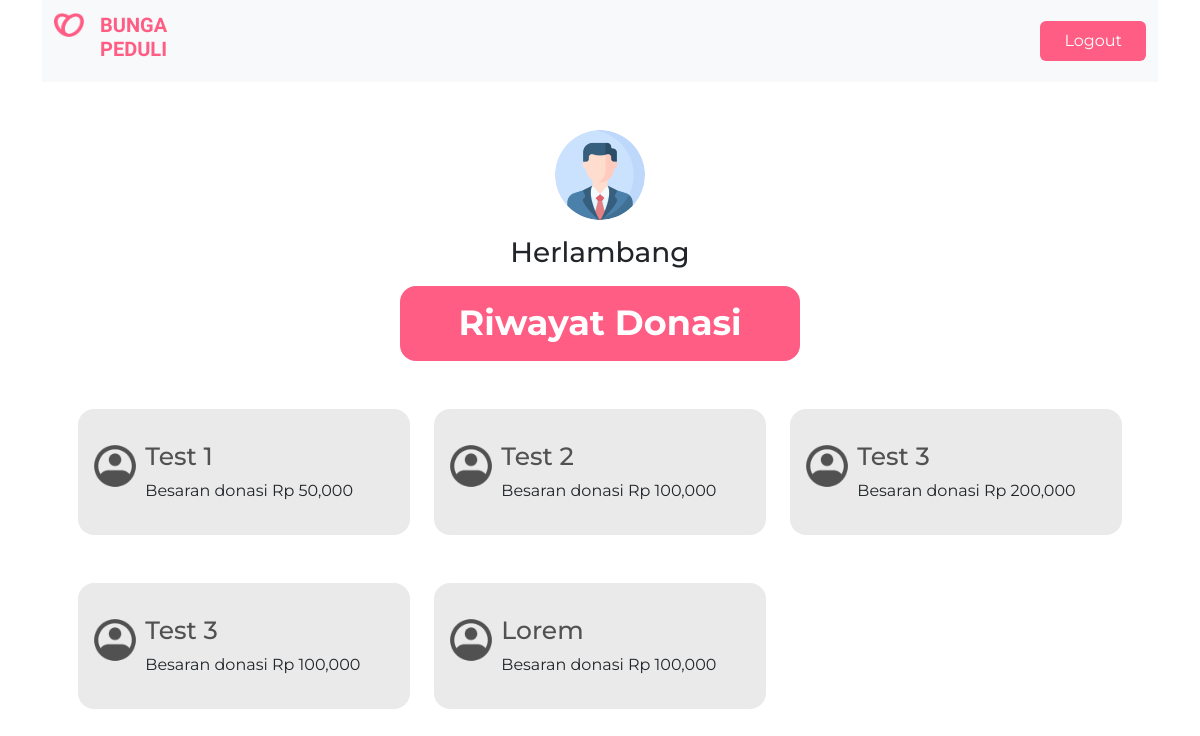
The app's page /profile/ (signed in) with its own data.
### base/models.py (models this page shows, shortened)
class User(AbstractUser):
    name = models.CharField(max_length=200, null=True)
    phone = models.CharField(max_length=20, null=True)
    email = models.EmailField(unique=True, null=True)
    avatar = models.ImageField(blank=True, null=True, validators=[validate_file_size])
    USERNAME_FIELD = 'email'
    REQUIRED_FIELDS = ['username']

class Donator(models.Model):
    CHOICHES = (
        ('Dana', 'Dana'),
        ('BCA/MANDIRI', 'BCA/MANDIRI')
    )
    user = models.ForeignKey(User, on_delete=models.CASCADE, null=True)
    donation = models.ForeignKey(Donation, on_delete=models.CASCADE, null=True)
    amount = models.BigIntegerField(null=True)
    comment = models.TextField(null=True, blank=True)
    payment_method = models.CharField(choices=CHOICHES, max_length=100, null=True)
    paid = models.BooleanField(default=False)
    created = models.DateTimeField(auto_now_add=True)

class Donation(models.Model):
    CATEGORIES = (
        ('kesehatan', 'Kesehatan'),
        ('pendidikan', 'Pendidikan'),
        ('bencana-alam', 'Bencana Alam')
    )
    user = models.ForeignKey(User, on_delete=models.CASCADE, null=True)
    name = models.CharField(max_length=200, null=True)
    collected = models.BigIntegerField(null=True, default=0)
    fund_target = models.BigIntegerField(null=True, blank=True)
    yayasan = models.CharField(max_length=200, null=True)
    beneficiary = models.CharField(max_length=200, null=True)
    fundraising_story =models.TextField(null=True)
    time_span = models.IntegerField(null=True)
    category = models.CharField(max_length=200, choices=CATEGORIES, null=True)
    created = models.DateTimeField(auto_now_add=True)
    thumbnail = models.ImageField(blank=True, null=True, validators=[validate_file_size])

### base/views.py (the view)
# urls.py: path('profile/', views.profile, name='profile'),
@login_required(login_url='login')
def profile(request):
    user = request.user
    donators = Donator.objects.filter(user=user)
    context = {
        'donators':donators,
    }
    return render(request, 'base/profile.html', context)

### base/templatetags/rupiah_tags.py (called while the page is built)
@register.filter
def rupiah_format(value):
    value = intcomma(value)
    return f"Rp {value}"

### base/templates/base/profile.html (shortened to what this page needs)
{% extends 'main.html' %}
{% load static %}
{% load rupiah_tags %}
{% block content %}
<div id="nav" class="container">
    <nav class="navbar navbar-expand-lg bg-light">
      <div class="container-fluid main-color">
          <a class="navbar-brand" href="{% url 'home' %}">
              <div class="d-flex">
                <img src="{% static 'img/icon.png' %}" alt="Logo" width="30" height="24" class="d-inline-block align-text-top me-2">
                <h3 class="ms-2"><b>BUNGA<br>PEDULI</b></h3>
              </div>
          </a>
          {% if request.user.is_authenticated %}
          <a class="btn btn-primary py-2 px-4" href="{% url 'logout' %}">Logout</a>
          {% endif %}
      </div>
    </nav>
  </div>
  <section id="profile">
    <div class="container">
        <img src="{% static 'img/image-7.png' %}" class="rounded-circle mx-auto d-block mt-5" alt="">
        <h3 class="text-center my-3">{{ request.user.username }}</h3>
    </div>
    <div class="body-prof">
      <div class="container">
        <div class="user-donasi">
          <div class="text-center">
            <h3 class="title rounded-4 pt-3">Riwayat Donasi</h3>
        </div>
          <div class="row row-cols-3 mx-4">
            {% for donator in donators %}
            <div class="col">
              <div class="row text-start mt-5 box-donator rounded-4 py-3">
                <div class="col-2 pt-3">
                    <img src="{% static 'img/profile.png' %}" alt="">
                </div>
                <div class="col-10 pt-3">
                    <h3 class="name">{{ donator.donation.name|capfirst|truncatechars:20 }}</h3>
                    <p>Besaran donasi {{ donator.amount|rupiah_format }}</p>
                </div>
              </div>
            </div>
            {% endfor %}
          </div>
       </div>
      </div>
    </div>
  </section>
{% endblock content %}

### static/css/style.css (style rules this page uses)
:root { --mainColor:#FF5D84; }
body { font-family: 'Montserrat', sans-serif; }
html, body { padding: 0; margin: 0; }
a { text-decoration: none; transition: 0.5s; }
#nav .navbar-brand h3 { color: var(--mainColor); font-size: 20px; font-style: normal; font-weight: 500; font-family: 'MuseoModerno', sans-serif; }
#nav .btn { background-color: var(--mainColor); border: none; }
#profile .body-prof .user-donasi { background-color: #fff; }
#profile .body-prof .user-donasi .title { background-color: var(--mainColor); color: #fff; font-size: 35px; font-weight: 700; max-width: 400px; height: 75px; margin: 0 auto; }
#profile .body-prof .user-donasi .box-donator { background-color: #EAEAEA; max-width: 400px; margin: 0 auto; }
#profile .body-prof .user-donasi .box-donator .name { font-size: 25px; font-weight: 500; color: #515151; }
#profile .body-prof .user-donasi .box-donator img { max-width: 50px; height: auto; }

### records on screen
User: user.username "Herlambang"
Donator: donation.name "Test 1", amount|rupiah_format "Rp 50,000"
Donator: donation.name "Test 2", amount|rupiah_format "Rp 100,000"
Donator: donation.name "Test 3", amount|rupiah_format "Rp 200,000"
Donator: donation.name "Test 3", amount|rupiah_format "Rp 100,000"
Donator: donation.name "Lorem", amount|rupiah_format "Rp 100,000"
